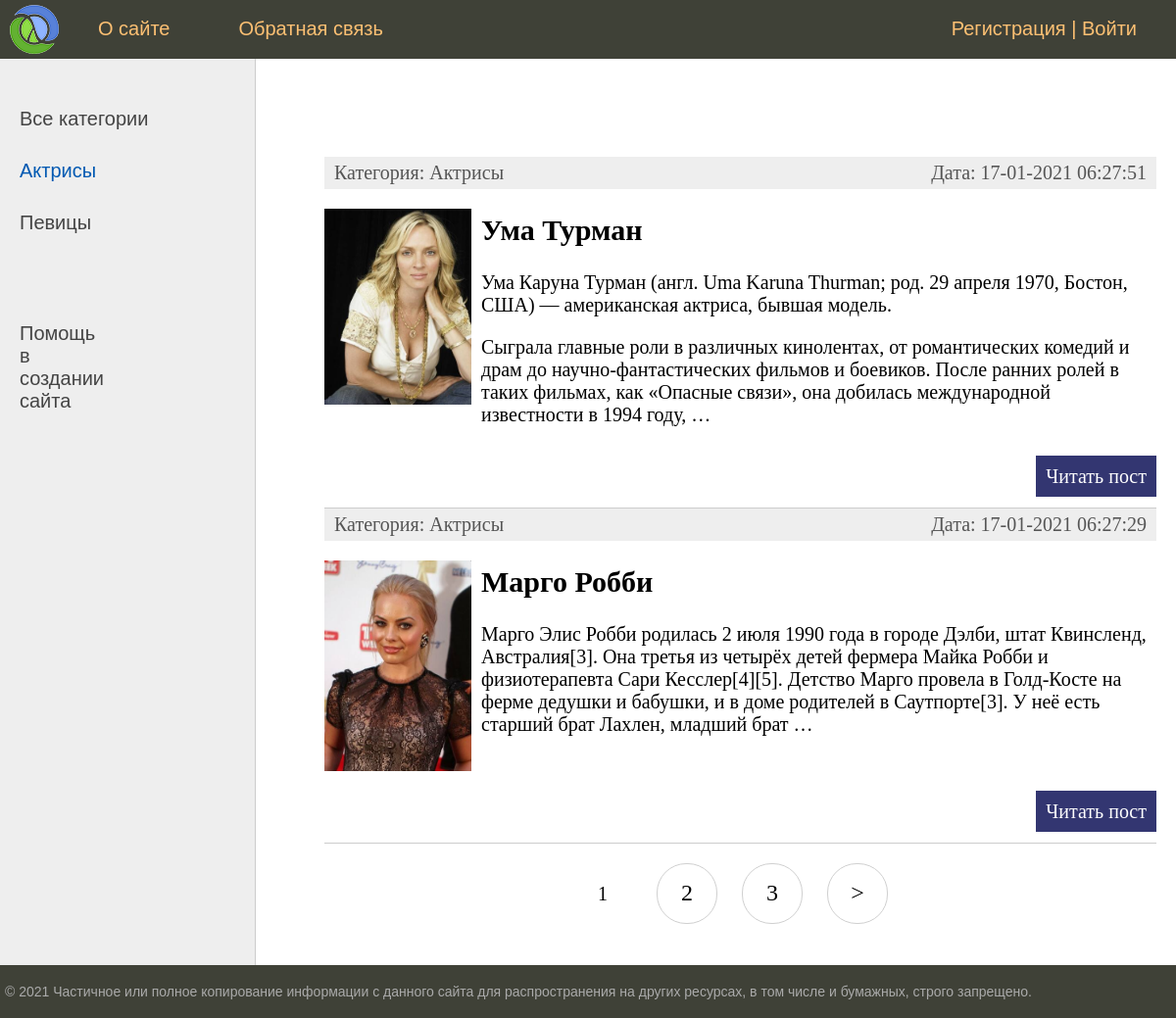
Screenshot of /category/aktrisy/ with the database file from the repository.
### jornal/models.py (models this page shows, shortened)
class Category(models.Model):
    name = models.CharField(max_length=100, db_index=True, verbose_name="Категория")
    slug = models.SlugField(max_length=255, unique=True, db_index=True, verbose_name="URL")
    def __str__(self):
        return self.name
    def get_absolute_url(self):
        return reverse('category', kwargs={'cat_slug': self.slug})
    class Meta:
        verbose_name = 'Категорию'
        verbose_name_plural = 'Категории'
        ordering = ['id']

class Jornal(models.Model):
    title = models.CharField(max_length=255, verbose_name="Заголовок")
    slug = models.SlugField(max_length=255, unique=True, db_index=True, verbose_name="URL")
    content = models.TextField(blank=True, verbose_name="Текст статьи")
    photo = models.ImageField(upload_to="photos/%Y/%m/%d/", verbose_name="Фото")
    time_create = models.DateTimeField(auto_now_add=True, verbose_name="Время создания")
    time_update = models.DateTimeField(auto_now=True, verbose_name="Время изменения")
    is_published = models.BooleanField(default=True, verbose_name="Публикация")
    cat = models.ForeignKey('Category', on_delete=models.PROTECT, verbose_name="Категории")
    def get_absolute_url(self):
        return reverse('post', kwargs={'post_slug': self.slug})
    class Meta:
        verbose_name = 'Статью о личности'
        verbose_name_plural = 'Статьи о личностях'
        ordering = ['-time_create', 'title']

### jornal/views.py (the view)
# urls.py: path('category/<slug:cat_slug>/', JornalCategory.as_view(), name='category'),
class JornalCategory(DataMixin, ListView):
    model = Jornal
    template_name = 'jornal/index.html'
    context_object_name = 'posts'
    allow_empty = False
    def get_context_data(self, *, object_list=None, **kwargs):
        context = super().get_context_data(**kwargs)
        c = Category.objects.get(slug=self.kwargs['cat_slug'])
        c_def = self.get_user_context(title='Категория - ' + str(c.name),
                                      cat_selected=c.pk)
        return dict(list(context.items()) + list(c_def.items()))
    def get_queryset(self):
        return Jornal.objects.filter(cat__slug=self.kwargs['cat_slug'],
                                     is_published=True).select_related('cat')

### jornal/utils.py (called while the page is built)
    def get_user_context(self, **kwargs):
        context = kwargs
        cats = Category.objects.annotate(Count('jornal'))
        user_menu = menu.copy()
        if not self.request.user.is_authenticated:
            user_menu.pop(1)
        context['menu'] = user_menu
        context['cats'] = cats
        if 'cat_selected' not in context:
            context['cat_selected'] = 0
        return context

### jornal/templates/jornal/index.html (shortened to what this page needs)
{% extends 'jornal/base.html' %}
{% block content %}
<ul class="list-articles">
	{% for p in posts %}
			<li><div class="article-panel">
	<p class="first">Категория: {{p.cat}}</p>
	<p class="last">Дата: {{p.time_update|date:"d-m-Y H:i:s"}}</p>
</div>
{% if p.photo %}
	<p><img class="img-article-left thumb" src="{{p.photo.url}}"></p>
{% endif %}
		<h2>{{p.title}}</h2>
	{% autoescape on %}
	{{p.content|linebreaks|truncatewords:50}}
	{% endautoescape %}
			<p class="link-read-post"><a href="{{ p.get_absolute_url }}">Читать пост</a></p>
			</li>
	{% endfor %}
</ul>
{% endblock %}

### jornal/templates/jornal/base.html (shortened to what this page needs)
{% load static %}
{% load jornal_tags %}
<!DOCTYPE html>
<html>
<head>
	<link type="text/css" href="{% static 'jornal/css/styles.css' %}" rel="stylesheet" />
</head>
<body>
<table class="table-page" border=0 cellpadding="0" cellspacing="0">
<tr><td valign=top>
{% block mainmenu %}
		<div class="header">
			<ul id="mainmenu" class="mainmenu">
			<li class="logo"><a href="{% url 'home' %}"><div class="logo"></div></a></li>
{% for m in menu %}
			<li><a href="{% url m.url_name %}">{{m.title}}</a></li>
{% endfor %}
	{% if request.user.is_authenticated %}
				<li class="last"> {{user.username}} | <a href="{% url 'logout' %}">Выйти</a></li>
				{% else %}
				<li class="last"><a href="{% url 'register' %}">Регистрация</a> | <a href="{% url 'login' %}">Войти</a></li>
	{% endif %}
			</ul>
		</div>
{% endblock mainmenu %}
<table class="table-content" border=0 cellpadding="0" cellspacing="0">
<tr>
		<td valign="top" class="left-chapters">
	<ul id="leftchapters">
{% if cat_selected == 0 %}
		<li class="selected">Все категории</li>
{% else %}
		<li><a href="{% url 'home' %}">Все категории</a></li>
{% endif %}
{% for c in cats %}
{% if c.jornal__count > 0 %}
	{% if c.pk == cat_selected %}
		<li class="selected">{{c.name}}</li>
	{% else %}
		<li><a href="{{ c.get_absolute_url }}">{{c.name}}</a></li>
	{% endif %}
{% endif %}
{% endfor %}
		<li class="share">
		<a href="https://proproprogs.ru/django" ><p>Помощь в создании сайта</p></a>
		</li>
	</ul>
</td>
<td valign="top" class="content">
<div class="content-text">
{% block content %}
{% endblock %}
{% if page_obj.has_other_pages %}
<nav class="list-pages">
    <ul>
        {% for p in paginator.page_range %}
		{% if page_obj.number == p %}
        <li class="page-num page-num-selected">{{ p }}</li>
		{% elif p >= page_obj.number|add:-2 and p <= page_obj.number|add:2  %}
        <li class="page-num">
            <a href="?page={{ p }}">{{ p }}</a>
        </li>
		{% endif %}
        {% endfor %}
{% if page_obj.has_next %}
<li class="page-num">
	<a href="?page={{ page_obj.next_page_number }}">&gt;</a>
</li>
{% endif %}
    </ul>
</nav>
{% endif %}
	</div>
</td></tr></table>
</td></tr>
<tr><td valign=top>
	<div id="footer">
		<p>&copy; 2021 Частичное или полное копирование информации с данного сайта для распространения на других ресурсах, в том числе и бумажных, строго запрещено.</p>
	</div>
</td></tr></table>
</body>
</html>

### jornal/static/jornal/css/styles.css (style rules this page uses)
html, body { font-family: 'Arial'; margin: 0; padding: 0; height: 100%; width: 100%; color: #444; }
a { color: #0059b2; text-decoration: none; }
img { max-width: 600px; height: auto; }
img.img-article-left { max-width: 300px; height: auto; float: left; padding: 0 10px 10px 0; }
img.img-article-left.thumb { max-width: 150px; height: auto; }
p.link-read-post { text-align: right; }
p.link-read-post a { padding: 10px; min-width: 100px; background: #333671; color: #fff; text-decoration: none; }
div.article-panel { background: #eee; padding: 5px 10px 5px 10px; box-sizing border-box; overflow: hidden; color: #555; }
div.article-panel p.first { margin: 0; float: left; }
div.article-panel p.last { margin: 0; float: right; }
ul.list-articles { list-style: none; margin: 0; padding: 0; }
ul.list-articles li { border-bottom: 1px solid #ccc; }
.table-page { width: 100%; height: 100%; vertical-align: top; }
.table-page tr { height: 100%; }
.header { background: #3F4137; height: 60px; }
.logo { background: url('../images/logo.png') no-repeat 10px 5px; width: 70px; height: 60px; }
ul.mainmenu { list-style: none; margin: 0; padding: 0; height: 60px; color: #fdc073; font-size: 20px; overflow: hidden; }
ul.mainmenu li { float: left; margin: 18px 40px 0 30px; }
ul.mainmenu li.logo { margin: 0; }
ul.mainmenu li.last { float: right; }
ul.mainmenu li a { color: #fdc073; text-decoration: none; }
.table-content { width: 100%; min-height: 100%; height: 100%; }
.left-chapters { margin: 0; background: #eee; border-right: 1px solid #ccc; min-height: 100%; }
.left-chapters ul { width: 230px; min-height: 100%; margin: 0; padding: 20px 10px 10px 20px; list-style: none; font-size: 20px; }
.left-chapters ul li { margin: 30px 0 0 0; color: #999; }
.left-chapters ul li.selected { color: #0059b2; }
.left-chapters ul li a { color: #444; text-decoration: none; }
.left-chapters ul li.share { margin: 60px 0 0 0; }
.left-chapters ul li.share p { margin: 30px 0 30px 0; }
.left-chapters ul li.share a { display: inline-block; width: 40px; height: 40px; margin: 0 20px 0 0; }
.content { padding: 40px 20px 20px 40px; width: 100%; box-sizing: border-box; }
.content-text { margin: 60px 0 0 30px; color: #000; font-size: 20px; font-family: Yandex Sans Display Light; }
#footer { box-sizing: border-box; background: #3F4137; padding: 5px; color: #aaa; font-size: 14px; font-family: Verdana, Geneva, Arial, Helvetica; text-align: left; overflow: hidden; }
.list-pages { text-align: center; margin: 0 0 20px 0; }
.list-pages ul { margin: 20px 0 0 0; padding: 0; list-style: none; }
.list-pages ul li { display: inline-block; margin: 0 20px 0 0; }
.list-pages a { color: #000; font-size: 24px; text-decoration: none; }
.list-pages .page-num, .page-num-selected { display: inline-block; width: 60px; height: 44px; padding: 16px 0 0 0; border: 1px solid #d0d0d0; border-radius: 30px; }
.list-pages .page-num-selected { border: none; color: #000; font-size: 20px; }

### rows the page displays
Category: name "Актрисы"
Category: name "Певицы"
Jornal: cat "Актрисы", time_update "17-01-2021 06:27:51", photo (picture), title "Ума Турман", content "Ума Каруна Турман (англ. Uma Karuna Thurman; род. 29 апреля 1970, Бостон, США) — американская актриса, бывшая модель. Сыграла главные роли в различных кинолентах, от романтических комедий и драм до научно-фантастических фильмов и боевиков. После ранних ролей в таких фильмах, как «Опасные связи», она добилась международной известности в 1994 году, …"
Jornal: cat "Актрисы", time_update "17-01-2021 06:27:29", photo (picture), title "Марго Робби", content "Марго Элис Робби родилась 2 июля 1990 года в городе Дэлби, штат Квинсленд, Австралия[3]. Она третья из четырёх детей фермера Майка Робби и физиотерапевта Сари Кесслер[4][5]. Детство Марго провела в Голд-Косте на ферме дедушки и бабушки, и в доме родителей в Саутпорте[3]. У неё есть старший брат Лахлен, младший брат …"

### other values shown
{{ m.title }} "О сайте" "Обратная связь"
{{ p }} "1"
{{ p }} "2" "3"
